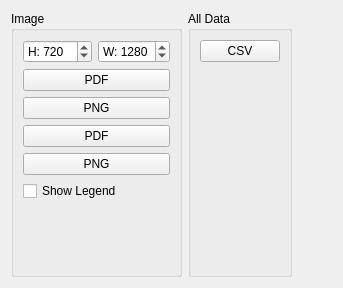
       <widget class="QWidget" name="tab_6">
        <attribute name="title">
         <string>Export</string>
        </attribute>
        <layout class="QHBoxLayout" name="horizontalLayout_7" stretch="0,0,1">
         <item>
          <widget class="QGroupBox" name="groupBox">
           <property name="title">
            <string>Image</string>
           </property>
           <layout class="QVBoxLayout" name="verticalLayout_14" stretch="0,0,0,0,1">
            <item>
             <layout class="QHBoxLayout" name="horizontalLayout_8">
              <item>
               <widget class="QSpinBox" name="saveHeightBox">
                <property name="sizePolicy">
                 <sizepolicy hsizetype="Fixed" vsizetype="Fixed">
                  <horstretch>0</horstretch>
                  <verstretch>0</verstretch>
                 </sizepolicy>
                </property>
                <property name="prefix">
                 <string>H: </string>
                </property>
                <property name="maximum">
                 <number>9999</number>
                </property>
                <property name="value">
                 <number>720</number>
                </property>
               </widget>
              </item>
              <item>
               <widget class="QSpinBox" name="saveWidthBox">
                <property name="sizePolicy">
                 <sizepolicy hsizetype="Fixed" vsizetype="Fixed">
                  <horstretch>0</horstretch>
                  <verstretch>0</verstretch>
                 </sizepolicy>
                </property>
                <property name="prefix">
                 <string>W: </string>
                </property>
                <property name="maximum">
                 <number>9999</number>
                </property>
                <property name="value">
                 <number>1280</number>
                </property>
               </widget>
              </item>
             </layout>
            </item>
            <item>
             <layout class="QVBoxLayout" name="verticalLayout_11">
              <item>
               <widget class="QPushButton" name="saveMapPdfButton">
                <property name="toolTip">
                 <string>Save map as PDF image</string>
                </property>
                <property name="text">
                 <string>PDF</string>
                </property>
                <property name="icon">
                 <iconset resource="../res.qrc">
                  <normaloff>:/res/icons/Waypoint Map-96.png</normaloff>:/res/icons/Waypoint Map-96.png</iconset>
                </property>
               </widget>
              </item>
              <item>
               <widget class="QPushButton" name="saveMapPngButton">
                <property name="toolTip">
                 <string>Save map as Png image</string>
                </property>
                <property name="text">
                 <string>PNG</string>
                </property>
                <property name="icon">
                 <iconset resource="../res.qrc">
                  <normaloff>:/res/icons/Waypoint Map-96.png</normaloff>:/res/icons/Waypoint Map-96.png</iconset>
                </property>
               </widget>
              </item>
             </layout>
            </item>
            <item>
             <layout class="QVBoxLayout" name="verticalLayout_10">
              <item>
               <widget class="QPushButton" name="savePlotPdfButton">
                <property name="toolTip">
                 <string>Save plot as PDF image</string>
                </property>
                <property name="text">
                 <string>PDF</string>
                </property>
                <property name="icon">
                 <iconset resource="../res.qrc">
                  <normaloff>:/res/icons/Line Chart-96.png</normaloff>:/res/icons/Line Chart-96.png</iconset>
                </property>
               </widget>
              </item>
              <item>
               <widget class="QPushButton" name="savePlotPngButton">
                <property name="toolTip">
                 <string>Save plot as PNG image</string>
                </property>
                <property name="text">
                 <string>PNG</string>
                </property>
                <property name="icon">
                 <iconset resource="../res.qrc">
                  <normaloff>:/res/icons/Line Chart-96.png</normaloff>:/res/icons/Line Chart-96.png</iconset>
                </property>
               </widget>
              </item>
             </layout>
            </item>
            <item>
             <widget class="QCheckBox" name="showLegendBox">
              <property name="text">
               <string>Show Legend</string>
              </property>
             </widget>
            </item>
            <item>
             <spacer name="verticalSpacer_2">
              <property name="orientation">
               <enum>Qt::Orientation::Vertical</enum>
              </property>
              <property name="sizeHint" stdset="0">
               <size>
                <width>20</width>
                <height>40</height>
               </size>
              </property>
             </spacer>
            </item>
           </layout>
          </widget>
         </item>
         <item>
          <widget class="QGroupBox" name="groupBox_2">
           <property name="title">
            <string>All Data</string>
           </property>
           <layout class="QVBoxLayout" name="verticalLayout_15" stretch="0,1">
            <item>
             <widget class="QPushButton" name="saveCsvButton">
              <property name="toolTip">
               <string>Save all data as CSV-file...</string>
              </property>
              <property name="text">
               <string>CSV</string>
              </property>
             </widget>
            </item>
            <item>
             <spacer name="verticalSpacer_4">
              <property name="orientation">
               <enum>Qt::Orientation::Vertical</enum>
              </property>
              <property name="sizeHint" stdset="0">
               <size>
                <width>20</width>
                <height>203</height>
               </size>
              </property>
             </spacer>
            </item>
           </layout>
          </widget>
         </item>
         <item>
          <spacer name="horizontalSpacer_4">
           <property name="orientation">
            <enum>Qt::Orientation::Horizontal</enum>
           </property>
           <property name="sizeType">
            <enum>QSizePolicy::Policy::Expanding</enum>
           </property>
           <property name="sizeHint" stdset="0">
            <size>
             <width>40</width>
             <height>20</height>
            </size>
           </property>
          </spacer>
         </item>
        </layout>
       </widget>
